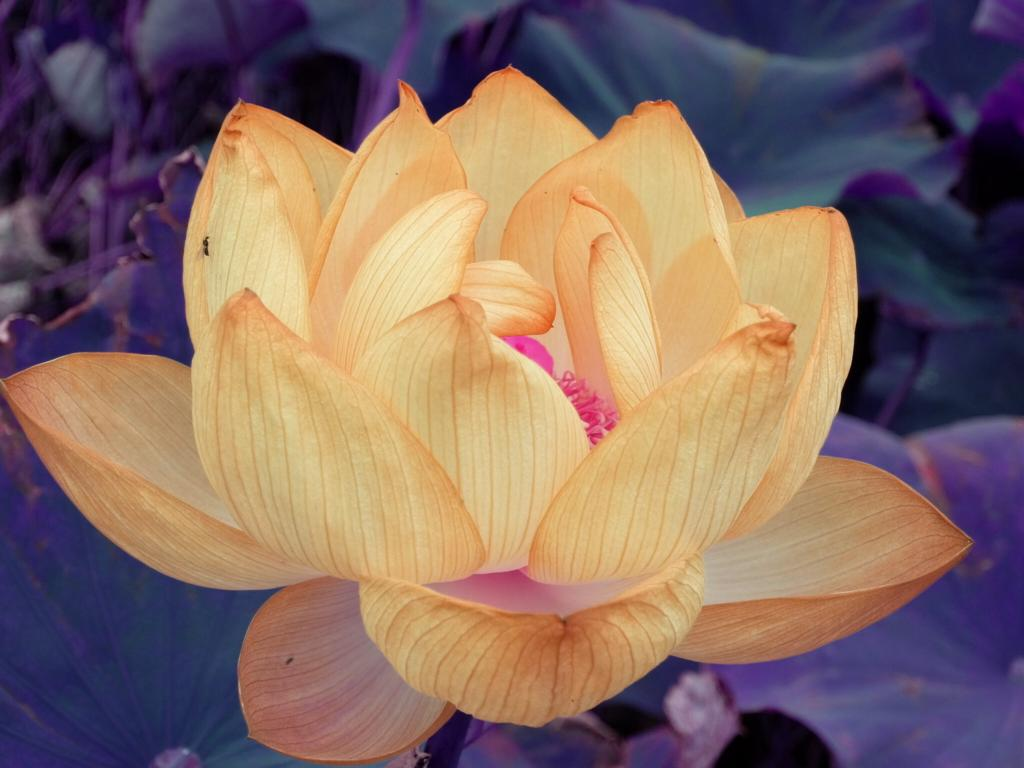

This chart was generated by the following Python code:
from PIL import Image
image = Image.open('flower.jpg')
red,green,blue = image.split()
convert_image = Image.merge('RGB',(red,blue,green))
convert_image.show()
convert_image.save('kadai10.jpg')
